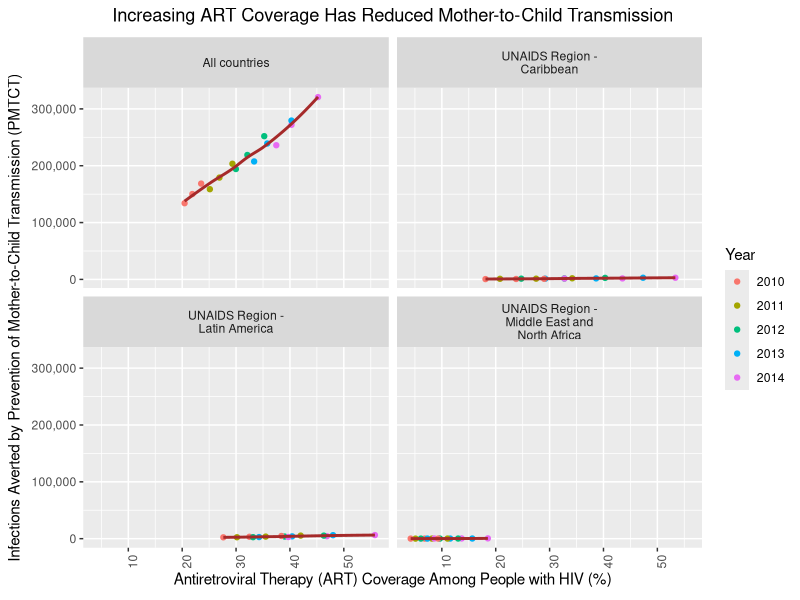
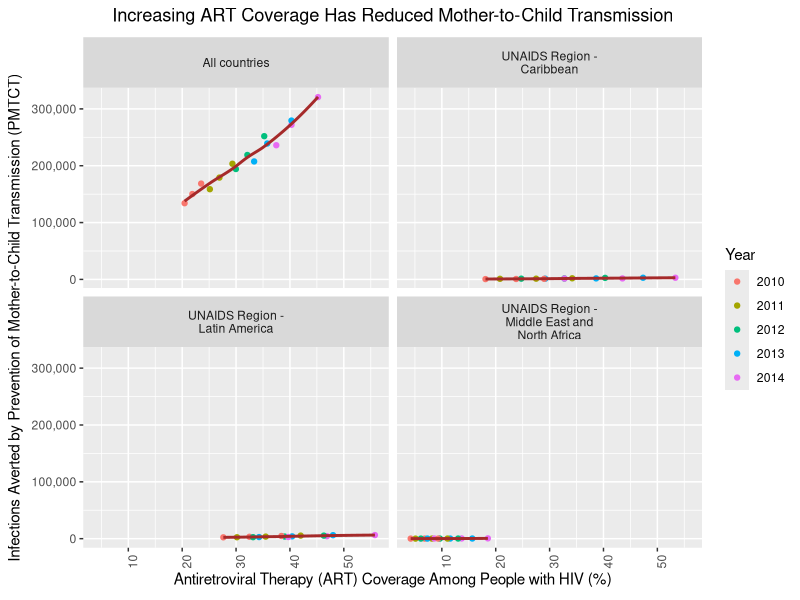

Write the R code that produced these figures, in order.
library(plyr)

library (tidyverse)

library(stringr)

#setwd("C:/Users/linra/Documents/UNC Masters Degree/Fall 2018/BIOS 611/Project 2")

HIV_ART_df=read_csv("UN_ART_Coverage.csv")

HIV_PMTCT_df=read_csv("UN_PMTCT_Infection.csv")

##This code drops the "Value Footnotes" column because it does not contribute anything for my plotting.
#Renaming of variables is done pre-emptively to prevent confusion on joining tables.
#Filtered dataset using regex to just identify observations coming from either all countries or each UN AIDS Region.
#Further filtered to just get total estimates for each region
#The mutate function is just to make the country or region name fit into the facets.

HIV_ART_df=HIV_ART_df%>%
  rename(Country=`Country or Area`,ART_Percentage=Value,ART_Unit=Unit)%>%
  select(-c("Value Footnotes"))%>%
  filter(grepl(paste(c("countries","^UNAID"),collapse="|"),Country))%>%
  filter(grepl("^Total",Subgroup))%>%
  mutate(Country_wrap=str_wrap(Country,width=15))%>%
  rename(Key=Subgroup)

##This code drops the "Value Footnotes" column because it does not contribute anything for my plotting.
#Renaming of variables is done pre-emptively to prevent confusion on joining tables.
#Filtered dataset using regex to just identify observations coming from either all countries or each UN AIDS Region.
#The mutate function is just to make the country or region name fit into the facets.

HIV_PMTCT_df=HIV_PMTCT_df%>%
  rename(Country=`Country or Area`,PMTCT_Number=Value,Infections_Prevented=Unit)%>%
  select(-c("Value Footnotes"))%>%
  filter(grepl(paste(c("countries","^UNAID"),collapse="|"),Country))%>%
  mutate(Country_wrap=str_wrap(Country,width=20))

#Added a Key variable for easier table joins (same value as Subgroup variable, but with the word "Total" appended to the front)

HIV_PMTCT_df$Key<-vector("character",nrow(HIV_PMTCT_df))
for (i in 1:nrow(HIV_PMTCT_df)){
  HIV_PMTCT_df$Key[i]<-str_c("Total",HIV_PMTCT_df$Subgroup[i],sep=" ")
}

#Performed a inner join

HIV_PMTCT_Art=HIV_PMTCT_df%>%
  inner_join(HIV_ART_df,by=c("Key","Country_wrap","Year"))

ggplot(data=HIV_PMTCT_Art)+
  geom_point(mapping=aes(x=ART_Percentage,y=PMTCT_Number,colour=as.factor(Year)))+
  geom_smooth(mapping=aes(x=ART_Percentage,y=PMTCT_Number),colour="brown",se=FALSE)+
  facet_wrap(~Country_wrap,nrow=3)+
  theme(panel.spacing=unit(0.4,"lines"),axis.text.x=element_text(angle=90,hjust=1),plot.title=element_text(hjust=0.5))+
  labs(title=expression(paste("Increasing ART Coverage Has Reduced Mother-to-Child Transmission")),
       x=expression(paste("Antiretroviral Therapy (ART) Coverage Among People with HIV (%)")),
       y=expression(paste("Infections Averted by Prevention of Mother-to-Child Transmission (PMTCT)")),
       colour="Year")+
  scale_y_continuous(labels=scales::comma)

ggsave('p2_HIV_ART_PMTCT.png')
